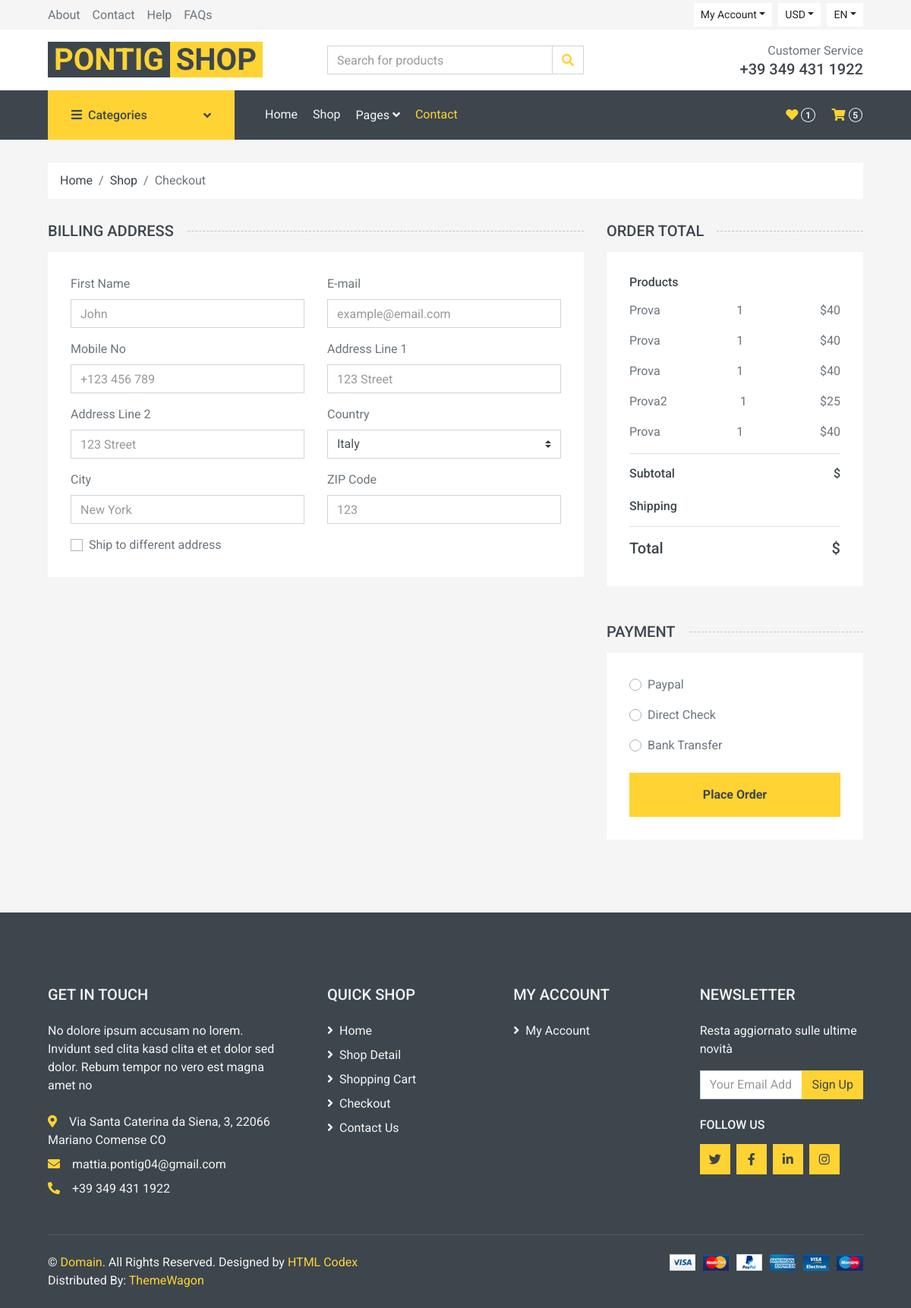
The page /ecom/checkout.php (signed in) on the database as committed earlier.
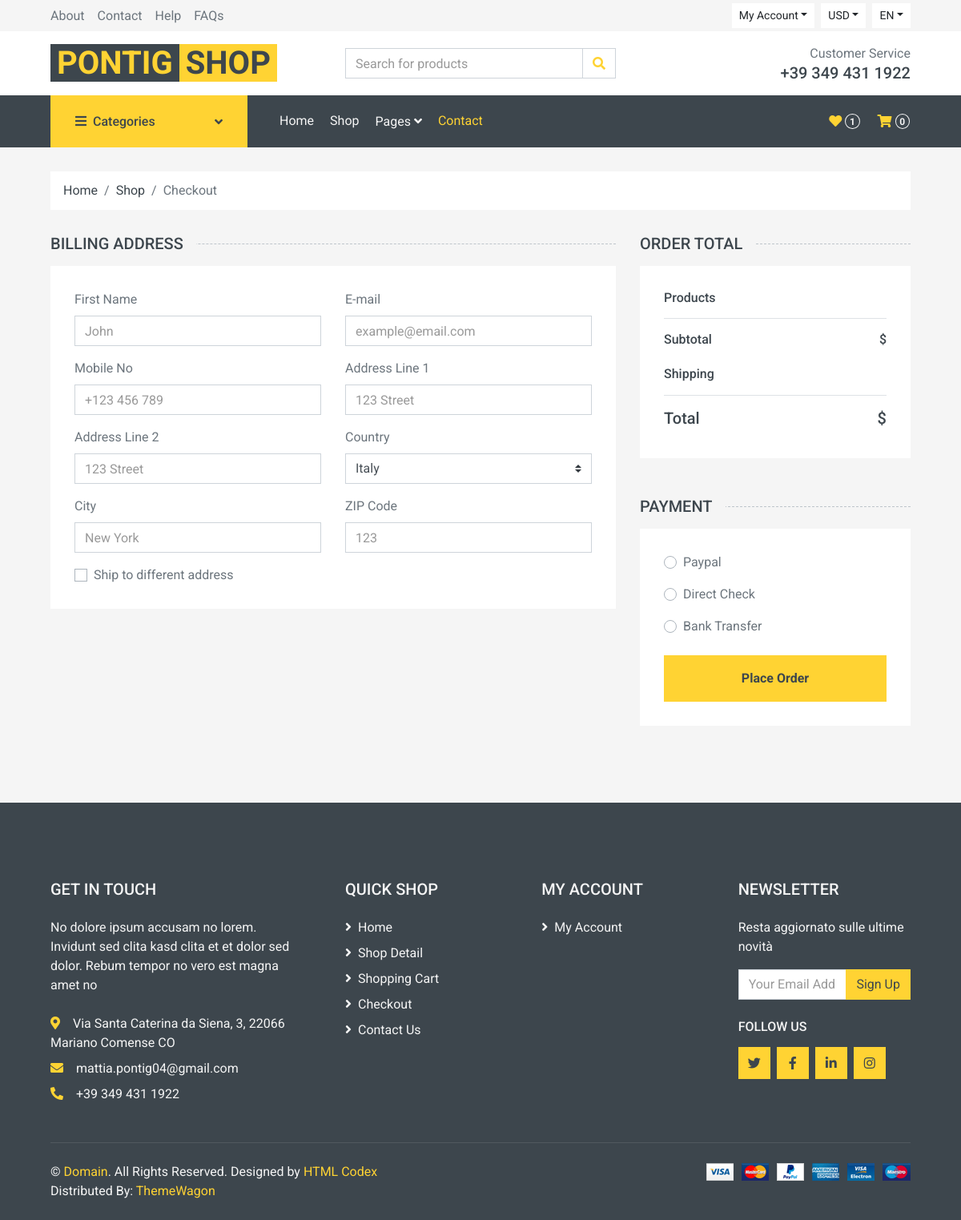
The same page on the database as committed later.
### tables this page shows
CREATE TABLE `acquisto` (
  `idC` int(11) NOT NULL,
  `quantit` int(11) NOT NULL,
  `idArticolo` int(11) NOT NULL,
  `idCarrello` int(11) NOT NULL
);

CREATE TABLE `prodotti` (
  `id` int(11) NOT NULL,
  `nome` varchar(16) NOT NULL,
  `des` text NOT NULL,
  `quant` int(11) NOT NULL,
  `prezzo` int(11) NOT NULL,
  `idCat` int(11) NOT NULL,
  `sconto` int(11) DEFAULT NULL,
  `img` int(11) DEFAULT NULL
);

### ecom/DatabaseClassSingleton.php (called while the page is built, shortened)
<?php
class DatabaseClassSingleton
{
    private $_connection;
    private static $_instance;
    private  $dbhost = "localhost";
    private  $username = "root";
    private  $password = "";
    private  $dbname = "ecommerce";
    public static function getInstance()
    {
        if (!self::$_instance) {
            self::$_instance = new self();
        }
        return self::$_instance;
    }
    private function __construct()
    {
        try {
            $this->_connection = new mysqli($this->dbhost, $this->username,  $this->password, $this->dbname);
        } catch (Exception $e) {
            if (mysqli_connect_error()) {
                echo "Failed to conencto to MySQL: " . mysqli_connect_error() . E_USER_ERROR;
            }
        }
    }
    public function Select($query = "", $params = [])
    {
        try {
            $stmt = $this->executeStatement($query, $params);
            $result = $stmt->get_result()->fetch_all(MYSQLI_ASSOC);
            return $result;
        } catch (Exception $e) {
            throw new Exception($e->getMessage());
        }
        return false;
    }
    private function executeStatement($query = "", $params = [])
    {
        try {
            $stmt = $this->_connection->prepare($query);
            $stmt->execute();
            return $stmt;
        } catch (Exception $e) {
            throw new Exception($e->getMessage());
        }
    }
}

### ecom/checkout/getProd.php (the view)
<?php
if(isset($_SESSION["idCarrello"])){
$result = DatabaseClassSingleton::getInstance()->Select("Select * from acquisto as ac join prodotti as p on ac.idArticolo = p.id where idCarrello=". $_SESSION["idCarrello"]);
foreach ($result as $row) {
$s = '<div class="d-flex justify-content-between">
        <p>' . $row['nome'] .'</p>
        <p>' . $row['quantit'] .'</p>
        <p>$'.$row['quantit']*$row['prezzo'].'</p>
        </div>';
echo $s;
}
}
?>

Rows that differ between the two databases and show on the page:
removed acquisto: idArticolo.nome "Prova", quantit "1", $row['quantit']*$row['prezzo'] "40"
removed acquisto: idArticolo.nome "Prova", quantit "1", $row['quantit']*$row['prezzo'] "40"
removed acquisto: idArticolo.nome "Prova", quantit "1", $row['quantit']*$row['prezzo'] "40"
removed acquisto: idArticolo.nome "Prova2", quantit "1", $row['quantit']*$row['prezzo'] "25"
removed acquisto: idArticolo.nome "Prova", quantit "1", $row['quantit']*$row['prezzo'] "40"
Other text that changed with them:
$t: "5" → "0"
